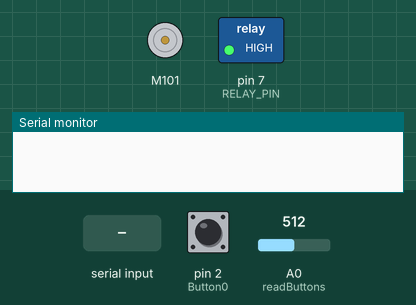
This sketch was run on a simulated Arduino Uno, built with avr-gcc and run on an emulated ATmega328P. Shown: DC motor (green arrow = forward, orange = backward, longer = faster), switched loads named in the sketch (green lamp = pin HIGH), the last lines printed to the serial monitor. The test bench sets the inputs (shaded band); at power-on: A0 (readButtons) = 512, pin 2 (Button0) LOW.

Above: at 1.2 s.
1.3 s: A0 (readButtons) set to 529
At 1.8 s:
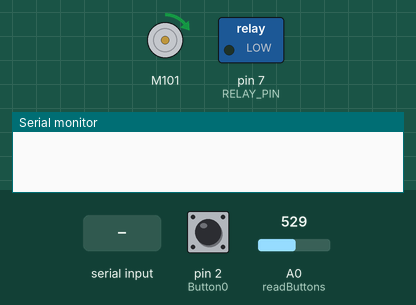
2.8 s: A0 (readButtons) set to 900
At 4.0 s:
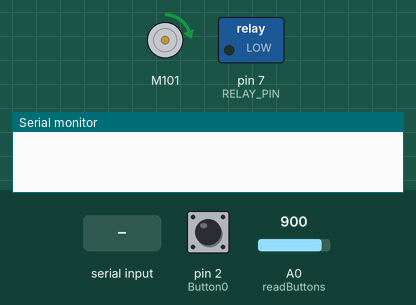
4.3 s: "W0" received over Serial
At 6.1 s:
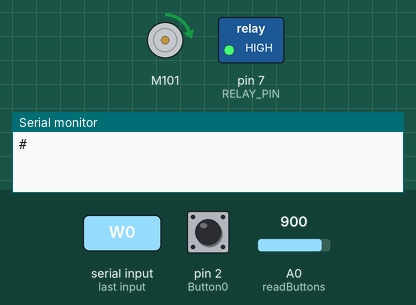
6.8 s: "R0" received over Serial
At 8.1 s:
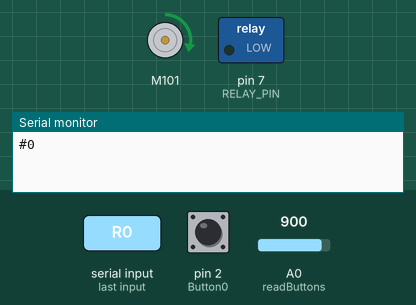
9.3 s: pin 2 (Button0) pulled HIGH for 0.15 s
At 10.3 s:
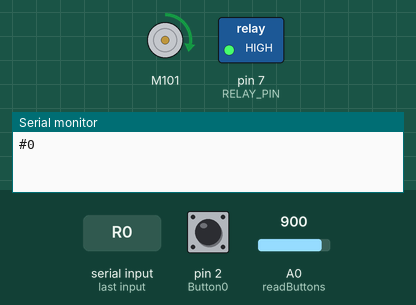
Timing chart, 0 to 12.3 s (numbered marks = the images above; inputs shaded):
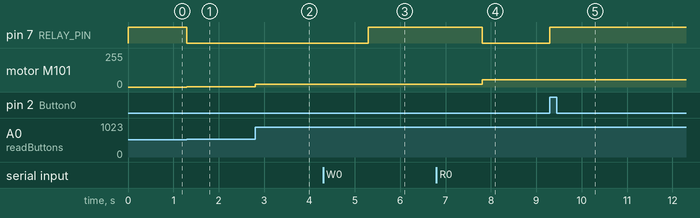

Measured:
- the behaviour switches between 520 and 521 on A0 (readButtons) (found by bisection; images 0 and 1)
- after the input at 1.3 s, pin 7 (RELAY_PIN): HIGH → LOW at once; motor M101: stopped → forward 2/255 at once
- after the input at 2.8 s, motor M101: forward 2/255 → forward 22/255 at once
- after the input at 4.3 s, pin 7 (RELAY_PIN): LOW → HIGH after 1.0 s
- after the input at 6.8 s, pin 7 (RELAY_PIN): HIGH → LOW after 1.0 s; motor M101: forward 22/255 → forward 53/255 after 1.0 s
- after the input at 9.3 s, pin 7 (RELAY_PIN): LOW → HIGH at once

The sketch:

sketch.ino
```cpp
#include "Grove_I2C_Motor_Driver.h"

// default I2C address is 0x0f
#define I2C_ADDRESS 0x0f
#define Button0 2
#define Button1 3
#define RELAY_PIN 7
#define _DEBUG false
int c = 500;
int paddingA =5;
int paddingB =10;
int targetValue = 500;
int calibratemin = 10;
int calibratemax = 1000;
int potValue = 0;
bool lastb0 = false;
char buf[6];
void setup() {
  Motor.begin(I2C_ADDRESS);
  Motor.speed(MOTOR1, 255); // ensure we take control of the motor.
  //Motor.stop(MOTOR1);
  pinMode(A0, INPUT);
  pinMode(Button0, INPUT);
  pinMode(RELAY_PIN, OUTPUT);
  if (_DEBUG){
    Serial.begin(115200); // fast.
  } else {
    Serial.begin(9600); // less fast.
  }
}

void move_to_value(bool DEBUG = false) {
  potValue = analogRead(A0);
  float potDelta = (potValue-targetValue); // how far the actual value is from our desired value
  float floatSpeed = (potDelta/1024)*25;
  int intSpeed = (int)floatSpeed;
  if (DEBUG){
    Serial.print("potValue:");
    Serial.print(potValue);
    Serial.print(",intSpeed:");
    Serial.print(intSpeed);
    Serial.print(",floatSpeed:");
    Serial.print(floatSpeed);
    Serial.print(",potDelta:");
    Serial.println(potDelta);
  }
  if (abs(floatSpeed) <= .49){
    Motor.stop(MOTOR1);
    digitalWrite(RELAY_PIN, HIGH);
    return;
  }
  if (abs(floatSpeed) > 0 and intSpeed == 0){
    intSpeed = (floatSpeed > 0) - (floatSpeed < 0);
  }
  if ((abs(potDelta) < paddingA)) {
    digitalWrite(RELAY_PIN, HIGH);
  }
  if ((abs(potDelta) > paddingA)) {
    digitalWrite(RELAY_PIN, LOW);
    Motor.speed(MOTOR1, intSpeed);
  }
}


void readSerial(){
    if (Serial.available()) {
    String teststr = Serial.readString();  //read until timeout
    teststr.trim();
    //Serial.println(teststr);
    if (teststr == "R0") {
      Serial.print(potValue);
    }
    if (teststr == "W0") {
        digitalWrite(RELAY_PIN, HIGH);
        Serial.print("#");
        while (!(Serial.available())){}
        int number = Serial.parseInt();
        targetValue = number*10;
        //sprintf(buf, "%03s", targetValue);
        Serial.print(targetValue); // Output: "Temp:  24.68 C"
        Serial.flush();
    }
  }
  Serial.flush();
}
bool toggleshit = false;
bool lasttoggleshit = false;

bool readButtons(){
  bool button0val = digitalRead(Button0);
  if (_DEBUG){
    Serial.print("last0:");
    Serial.print(lastb0);
    Serial.print(",0:");
    Serial.print(button0val);
    Serial.print(",toggle:");
    Serial.print(toggleshit);
    Serial.print(",lasttoggle:");
    Serial.println(lasttoggleshit);
  }
  if (button0val and not lastb0) {
      lastb0 = true;
    toggleshit = not toggleshit;
    // on press
  } else if ((not button0val) and lastb0){
    lastb0 = false;

    // on release
  }
  if (toggleshit){
    lasttoggleshit = true;
    digitalWrite(RELAY_PIN, HIGH);
    return true;
  }
  if (not toggleshit and lasttoggleshit) {
    Serial.print("0F");
    while (!Serial.available() > 0) {}
    targetValue = analogRead(A0);
    Serial.print(targetValue);
    digitalWrite(RELAY_PIN, LOW);
    toggleshit = false;
    lasttoggleshit = false;
  }
  return false;
}


void loop() {
  bool ret = readButtons();
  if (ret){return;}
  move_to_value(false);
  readSerial();
}

// End of file
```
